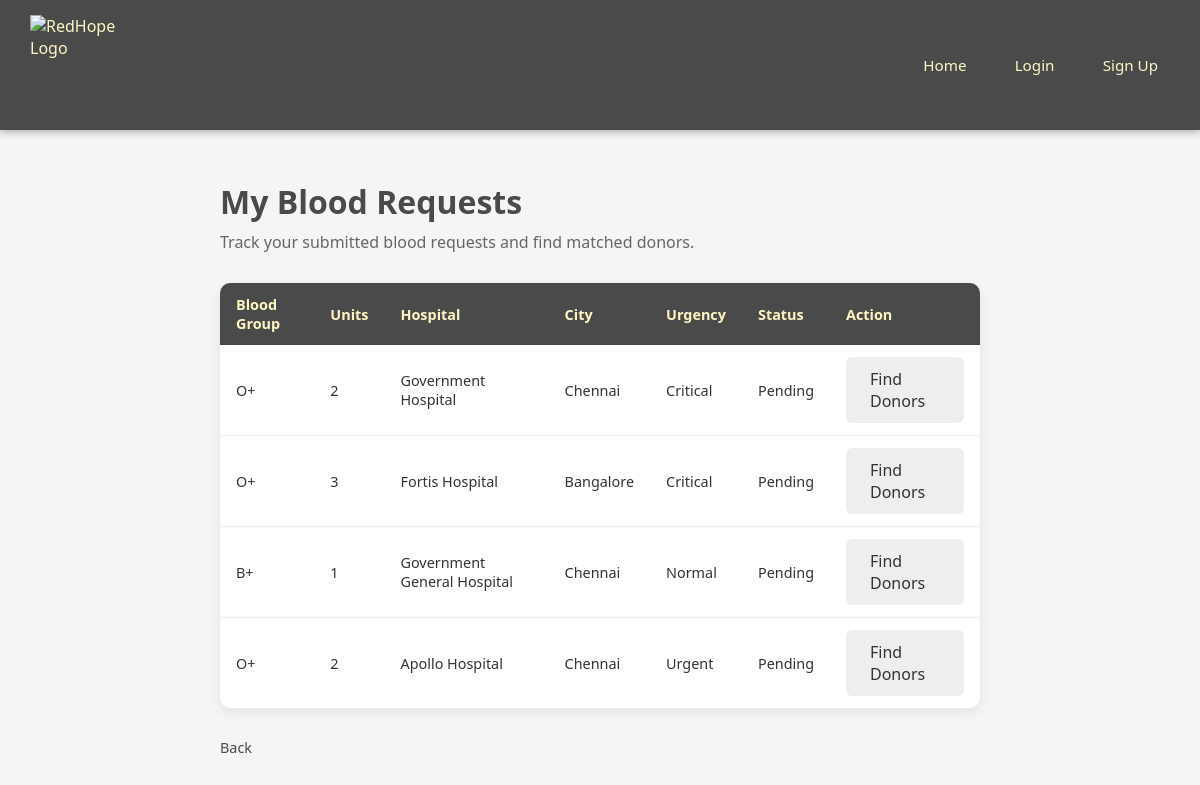
Screenshot of /my_requests (signed in) with the database file from the repository.
### tables this page shows
CREATE TABLE patient_requests (
        request_id INTEGER PRIMARY KEY AUTOINCREMENT,
        patient_id INTEGER,
        blood_group_needed TEXT NOT NULL,
        units_required INTEGER,
        hospital_name TEXT,
        city TEXT,
        urgency_level TEXT,
        request_date TIMESTAMP DEFAULT CURRENT_TIMESTAMP,
        status TEXT DEFAULT 'Pending',
        FOREIGN KEY (patient_id) REFERENCES users(id)
    );

### app.py (the view)
@app.route('/my_requests')
def my_requests():
    if 'user_id' not in session or session.get('role') != 'Patient':
        return redirect('/login')
    conn = create_connection()
    cursor = conn.cursor()
    cursor.execute("SELECT * FROM patient_requests WHERE patient_id=? ORDER BY request_date DESC", (session['user_id'],))
    requests = cursor.fetchall()
    conn.close()
    return render_template('my_requests.html', requests=requests)

### database.py (called while the page is built)
def create_connection():
    conn = sqlite3.connect("redhope.db")
    return conn

### templates/my_requests.html
{% extends 'base.html' %}
{% block content %}
<div class="dashboard">
    <h1>My Blood Requests</h1>
    <p>Track your submitted blood requests and find matched donors.</p>
    {% if requests %}
    <table class="data-table">
        <thead>
            <tr>
                <th>Blood Group</th>
                <th>Units</th>
                <th>Hospital</th>
                <th>City</th>
                <th>Urgency</th>
                <th>Status</th>
                <th>Action</th>
            </tr>
        </thead>
        <tbody>
            {% for r in requests %}
            <tr>
                <td>{{ r[2] }}</td>
                <td>{{ r[3] }}</td>
                <td>{{ r[4] }}</td>
                <td>{{ r[5] }}</td>
                <td>{{ r[6] }}</td>
                <td>{{ r[8] }}</td>
                <td><a href="/match_donors/{{ r[0] }}" class="btn btn-secondary">Find Donors</a></td>
            </tr>
            {% endfor %}
        </tbody>
    </table>
    {% else %}
    <p>You have not submitted any blood requests yet.</p>
    {% endif %}
    <a href="javascript:history.back()" class="logout-link">Back</a>
</div>
{% endblock %}

### templates/base.html (shortened to what this page needs)
<!DOCTYPE html>
<html>
<head>
    <link rel="stylesheet" href="{{ url_for('static', filename='css/style.css') }}">
</head>
<body>
<nav>
    <div class="brand">
        <img src="{{ url_for('static', filename='images/redhope_logo.png') }}" alt="RedHope Logo">
    </div>
    <div class="nav-links">
        <a href="/">Home</a>
        <a href="/login">Login</a>
        <a href="/signup">Sign Up</a>
    </div>
</nav>
{% block content %}
{% endblock %}
</body>
</html>

### static/css/style.css (style rules this page uses)
* { margin: 0; padding: 0; box-sizing: border-box; }
body { font-family: 'Segoe UI', Arial, sans-serif; background-color: #f5f5f5; color: #333; }
nav { background-color: #4a4a4a; color: #fdf6c3; padding: 15px 30px; display: flex; justify-content: space-between; align-items: center; box-shadow: 0 2px 8px rgba(0,0,0,0.3); }
nav .brand { display: flex; align-items: center; gap: 10px; }
nav .brand img { height: 100px; width: 100px; object-fit: contain; }
nav .nav-links a { color: #fdf6c3; text-decoration: none; margin-left: 20px; font-size: 0.95rem; padding: 6px 12px; border-radius: 4px; transition: background 0.2s; }
.btn { display: inline-block; padding: 11px 24px; border: none; border-radius: 6px; font-size: 1rem; cursor: pointer; text-decoration: none; transition: background 0.2s; }
.btn-secondary { background-color: #eee; color: #333; }
.dashboard { max-width: 800px; margin: 50px auto; padding: 0 20px; }
.dashboard h1 { color: #4a4a4a; margin-bottom: 8px; }
.dashboard p { color: #666; margin-bottom: 30px; }
.logout-link { display: inline-block; margin-top: 30px; color: #4a4a4a; text-decoration: none; font-size: 0.9rem; }
.data-table { width: 100%; border-collapse: collapse; background: white; border-radius: 10px; overflow: hidden; box-shadow: 0 4px 12px rgba(0,0,0,0.08); }
.data-table th { background-color: #4a4a4a; color: #fdf6c3; padding: 12px 16px; text-align: left; font-size: 0.9rem; }
.data-table td { padding: 12px 16px; border-bottom: 1px solid #eee; font-size: 0.9rem; }
.data-table tr:last-child td { border-bottom: none; }

### rows the page displays
patient_requests: blood_group_needed "O+", units_required "2", hospital_name "Government Hospital", city "Chennai", urgency_level "Critical", status "Pending"
patient_requests: blood_group_needed "O+", units_required "3", hospital_name "Fortis Hospital", city "Bangalore", urgency_level "Critical", status "Pending"
patient_requests: blood_group_needed "B+", units_required "1", hospital_name "Government General Hospital", city "Chennai", urgency_level "Normal", status "Pending"
patient_requests: blood_group_needed "O+", units_required "2", hospital_name "Apollo Hospital", city "Chennai", urgency_level "Urgent", status "Pending"
